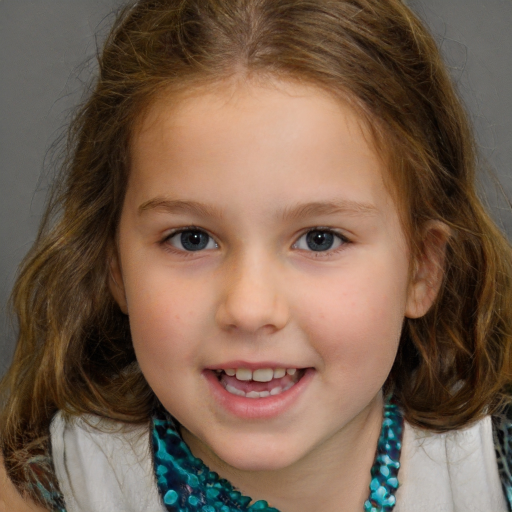
#> input picture imgs/undefined (1).jpg, 1024 x 1024 px (shown at 1/2 size); its folder holds only this picture in this run
$ python main.py
#> lines starting #> are read from the running program, lines starting #| are printed output that depends on the picture
#> further down, img_original is the input picture: PIL image 1024x1024 RGB; mean R, G, B 121.1, 96.2, 78.4
import colorsys
import math
import os
import random

from PIL import Image


def blarglify_image(img: Image.Image) -> Image.Image:
    out_img = img.resize((64, 64), Image.NEAREST)
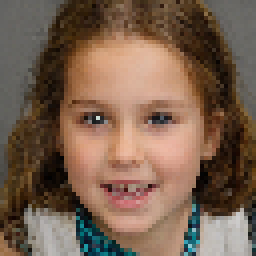
#> out_img: PIL image 64x64 RGB (shown 4 times larger); mean R, G, B 121.3, 96.4, 78.6

    hueshift = random.randint(0, 359) / 360

    w, h = out_img.size
#> w = 64; h = 64
    for x in range(w):
        for y in range(h):
            hsv = colorsys.rgb_to_hsv(*out_img.getpixel((x, y)))
            new_hsv = (((hsv[0] + hueshift) % 1), *hsv[1:])
            new_rgb = tuple(int(t) for t in colorsys.hsv_to_rgb(*new_hsv))
            out_img.putpixel((x, y), new_rgb)
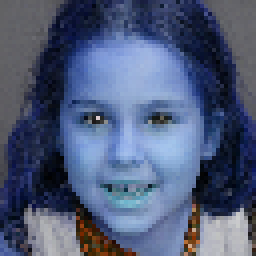
#> out_img: PIL image 64x64 RGB (shown 4 times larger); mean R, G, B 78.5, 91.1, 121.3

    level = 100
    factor = (259 * (level + 255)) / (255 * (259 - level))

    def contrast(c):
        return 128 + factor * (c - 128)

    out_img = out_img.point(contrast)
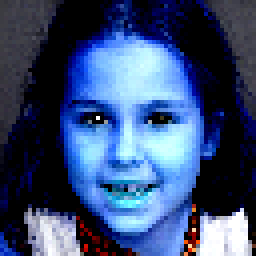
#> out_img: PIL image 64x64 RGB (shown 4 times larger); mean R, G, B 57.5, 77.9, 118.2

    out_img = out_img.resize((250, 250), Image.NEAREST)
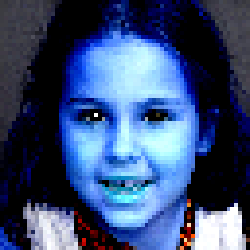
#> out_img: PIL image 250x250 RGB; mean R, G, B 57.6, 78.1, 118.5

    w, h = out_img.size
#> w = 250; h = 250
    for x in range(w):
        for y in range(h):
            brightness = math.sin(y)
            brightness *= 0.1

            old_rgb = out_img.getpixel((x, y))

            new_rgb = tuple(min(255, max(0, old_rgb[i] - int(255 * brightness))) for i in range(3))

            out_img.putpixel((x, y), new_rgb)
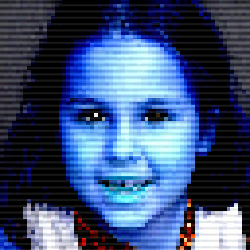
#> out_img: PIL image 250x250 RGB; mean R, G, B 61, 80.9, 118.7

    return out_img


for image in os.listdir("imgs"):
    path = os.path.join("imgs", image)

    img_original: Image.Image = Image.open(path)
    blarglified_image: Image.Image = blarglify_image(img_original)

    blarglified_image.save(os.path.join("output", image))

$ run again, on imgs/undefined (14).jpg
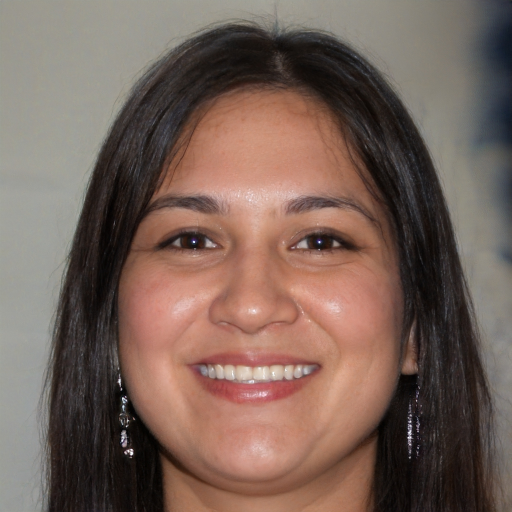
#> input picture imgs/undefined (14).jpg, 1024 x 1024 px (shown at 1/2 size)
#> img_original is the input picture: PIL image 1024x1024 RGB; mean R, G, B 119.5, 98, 88.6
#> after the loop in blarglify_image, `for x in range(w):`:
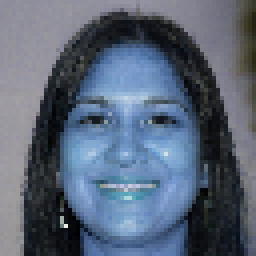
#> out_img: PIL image 64x64 RGB (shown 4 times larger); mean R, G, B 88.4, 101.1, 119.4
#> after the loop in blarglify_image, `for x in range(w):`:
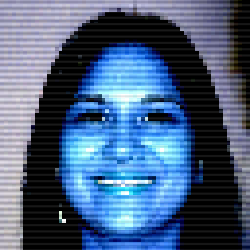
#> out_img: PIL image 250x250 RGB; mean R, G, B 72.3, 95.9, 128

$ run again, on imgs/undefined (2).jpg
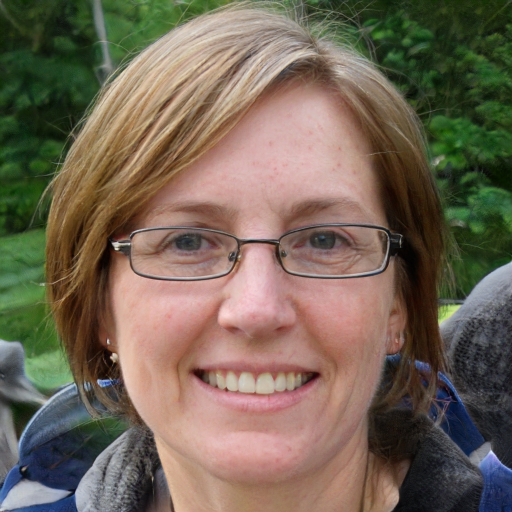
#> input picture imgs/undefined (2).jpg, 1024 x 1024 px (shown at 1/2 size)
#> img_original is the input picture: PIL image 1024x1024 RGB; mean R, G, B 115.3, 101.7, 85.5
#> after the loop in blarglify_image, `for x in range(w):`:
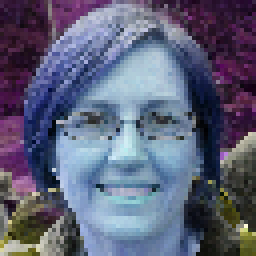
#> out_img: PIL image 64x64 RGB (shown 4 times larger); mean R, G, B 93.2, 97, 120.7
#> after the loop in blarglify_image, `for x in range(w):`:
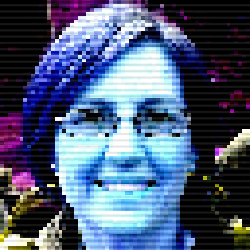
#> out_img: PIL image 250x250 RGB; mean R, G, B 76.8, 91.6, 119.8

$ run again, on imgs/undefined (4).jpg
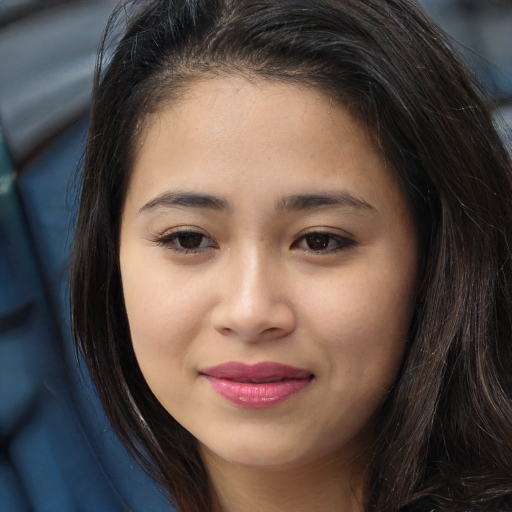
#> input picture imgs/undefined (4).jpg, 1024 x 1024 px (shown at 1/2 size)
#> img_original is the input picture: PIL image 1024x1024 RGB; mean R, G, B 92.6, 78.6, 72.4
#> after the loop in blarglify_image, `for x in range(w):`:
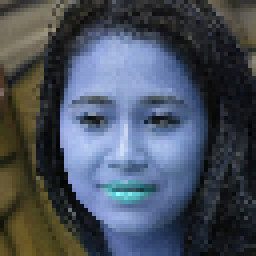
#> out_img: PIL image 64x64 RGB (shown 4 times larger); mean R, G, B 72.1, 80.3, 92.7
#> after the loop in blarglify_image, `for x in range(w):`:
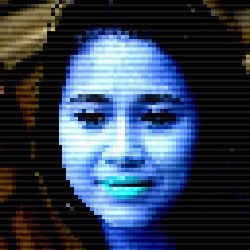
#> out_img: PIL image 250x250 RGB; mean R, G, B 50.1, 63.7, 83.5
